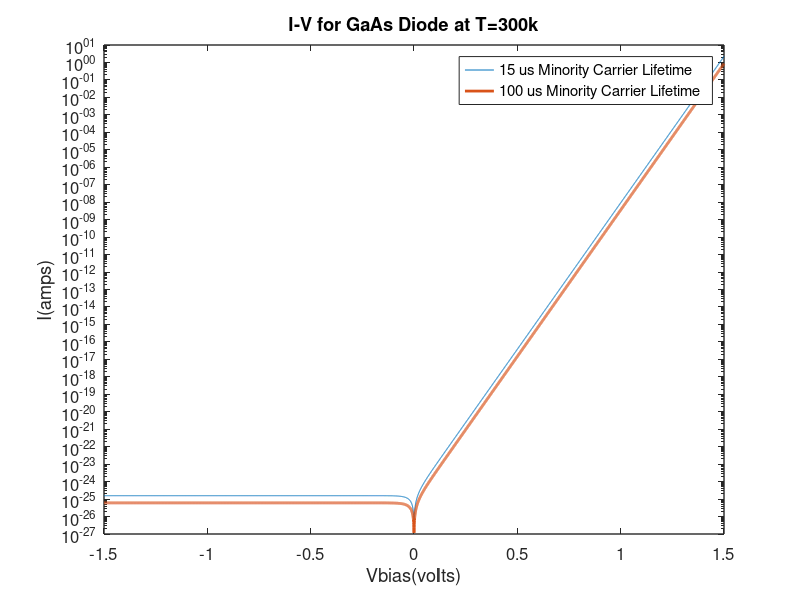

This chart was generated by the following MATLAB code:

% Starter Code for Simulation Assignment #2
% Created by Michael Hayes 

% Note:  Some values below will need to be filled in.
% Assuming GaAs Diode

clear all;
close all;
%Constants
Ks = 12.9;                                     % Dialectric constant GaAs
Na = [1E19, 5E17, 1E16, 5E15];                 %p-side doping (in cm^-3)
Nd = [1E15, 1E16, 5E17, 1E18]; 				   %n-side doping (in cm^-3)
A = 2 * 1.5e-6;                                %Area (in cm2)   
T = 300;                                       %Temperature (K)
Tau = 15*10^-6;                                %Minority carrier lifetime (sec)
M = 0.5;                   
ni = 2e6;                                      %Intrinsic carrier conc (cm^-3)
e0 = 8.85*10^-14;                              %Permittivity of free space (F/cm)
q = 1.6*10^-19;                                % C
V_bias = -5;                                   %Bias voltage
k = 1.38*10^(-23);                             % Boltzmann constant
a = 10^26;

for i = 3 : 3
    %Silicon Parameters
    un = (88+1252./(1+6.95e-18*Nd(i))); % Electron mobility
    up = (54.3+407./(1+6.95e-18*Na(i))); % Hole mobility
    
    Dp = (.0259)*up;
    Lp = sqrt(Dp*Tau);
    Dn = (.0259)*un;
    Ln = sqrt(Dn*Tau);
    
    Io(i) = q*A*((Dn/(Ln*Na(i))) + (Dp/(Lp*Nd(i))))*ni^2;
end

Va = -1.5:.0005:1.5;

for i = 3 : 3
    I(i,:) = abs(Io(i)*(exp(Va./(.0259))-1));
end

Tau = 100*10^-6;                                %Minority carrier lifetime (sec)

for i = 3 : 3
    %Silicon Parameters
    un = (88+1252./(1+6.95e-18*Nd(i))); % Electron mobility
    up = (54.3+407./(1+6.95e-18*Na(i))); % Hole mobility
    
    Dp = (.0259)*up;
    Lp = sqrt(Dp*Tau);
    Dn = (.0259)*un;
    Ln = sqrt(Dn*Tau);
    
    Io1(i) = q*A*((Dn/(Ln*Na(i))) + (Dp/(Lp*Nd(i))))*ni^2;
end

for i = 3 :3
    I1(i,:) = abs(Io1(i)*(exp(Va./(.0259))-1));
end

figure(1);
semilogy(Va,I(3,:),Va,I1(3,:), "linewidth",2);
xlabel('Vbias(volts)')%x-axis label
ylabel('I(amps)')%y-axis label
legend('15 us Minority Carrier Lifetime','100 us Minority Carrier Lifetime');
title('I-V for GaAs Diode at T=300k')
set(gca, "linewidth", 1, "fontsize", 12);